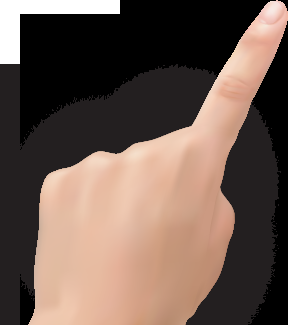
#> input picture 3 OpenCV Mini-Projects/images/hand2.png, 288 x 325 px; its folder holds 4 pictures in this run
$ python montage_example.py --images images
#> lines starting #> are read from the running program, lines starting #| are printed output that depends on the picture
# import the necessary packages
from imutils import build_montages
from imutils import paths
import argparse
import random
import cv2

# construct the argument parse and parse the arguments
ap = argparse.ArgumentParser()
ap.add_argument("-i", "--images", required=True,
	help="path to input directory of images")
ap.add_argument("-s", "--sample", type=int, default=21,
	help="# of images to sample")
args = vars(ap.parse_args())

# grab the paths to the images, then randomly select a sample of
# them
imagePaths = list(paths.list_images(args["images"]))
random.shuffle(imagePaths)
imagePaths = imagePaths[:args["sample"]]

# initialize the list of images
images = []

# loop over the list of image paths
for imagePath in imagePaths:
	# load the image and update the list of images
	image = cv2.imread(imagePath)
#> image is the input picture: shape (325, 288, 3); mean B, G, R 79.6, 89.2, 108.6
	images.append(image)

# construct the montages for the images
montages = build_montages(images, (128, 196), (2, 1))

# loop over the montages and display each of them
for montage in montages:
	cv2.imshow("Montage", montage)
	cv2.waitKey(0)
#> this loop made 2 passes
#> pass 1, `cv2.imshow("Montage", montage)`:
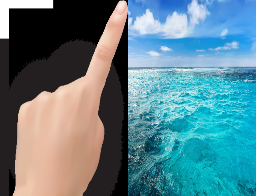
#> window 'Montage': shape (196, 256, 3); mean B, G, R 138.3, 128.8, 90.8
#> pass 2, `cv2.imshow("Montage", montage)`:
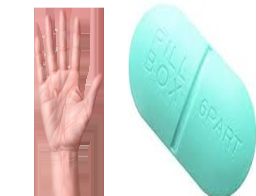
#> window 'Montage': shape (196, 256, 3); mean B, G, R 213.3, 218.8, 206.7
